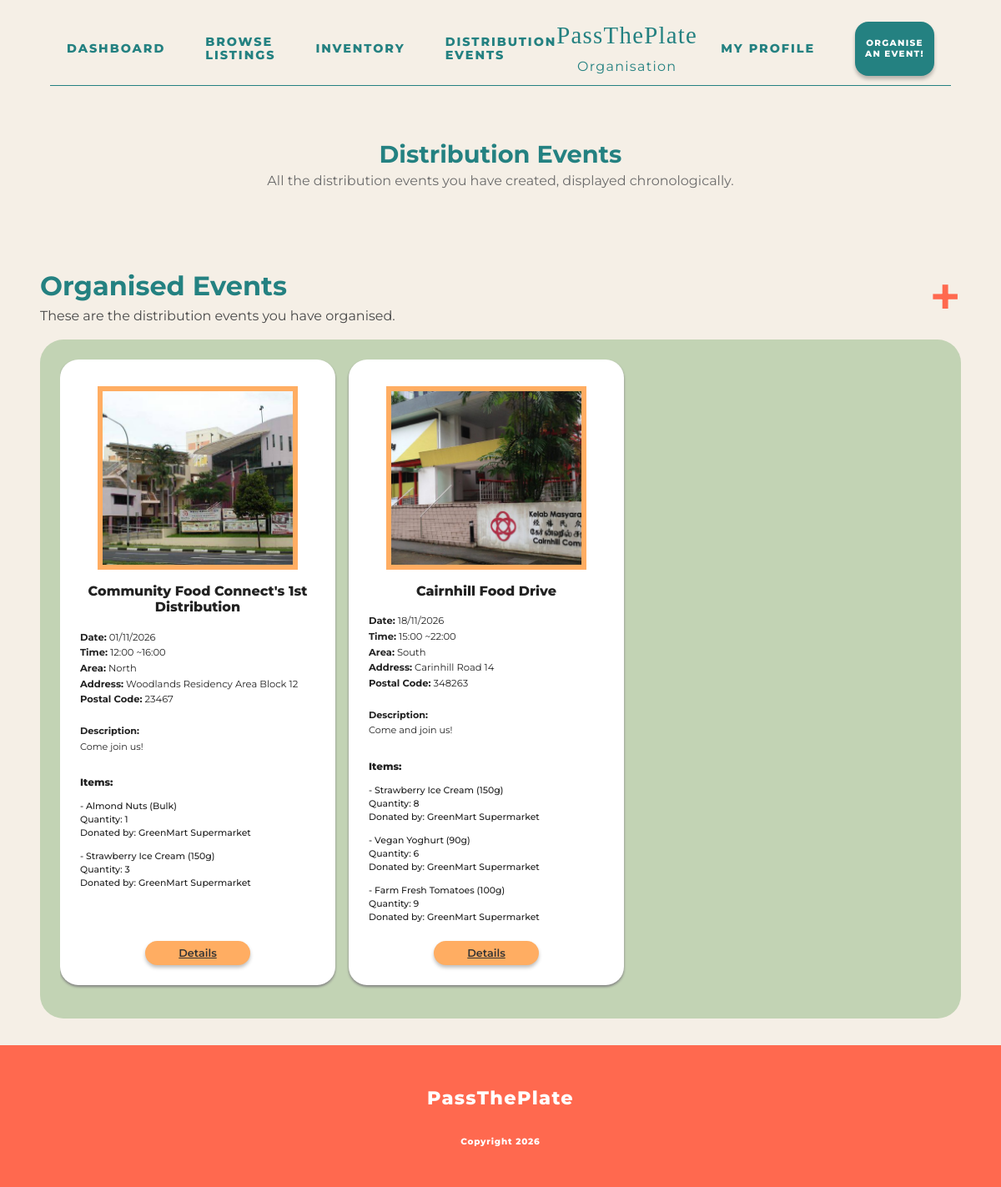
Page /organisation/distribution_events/ (signed in) on the earlier database version.
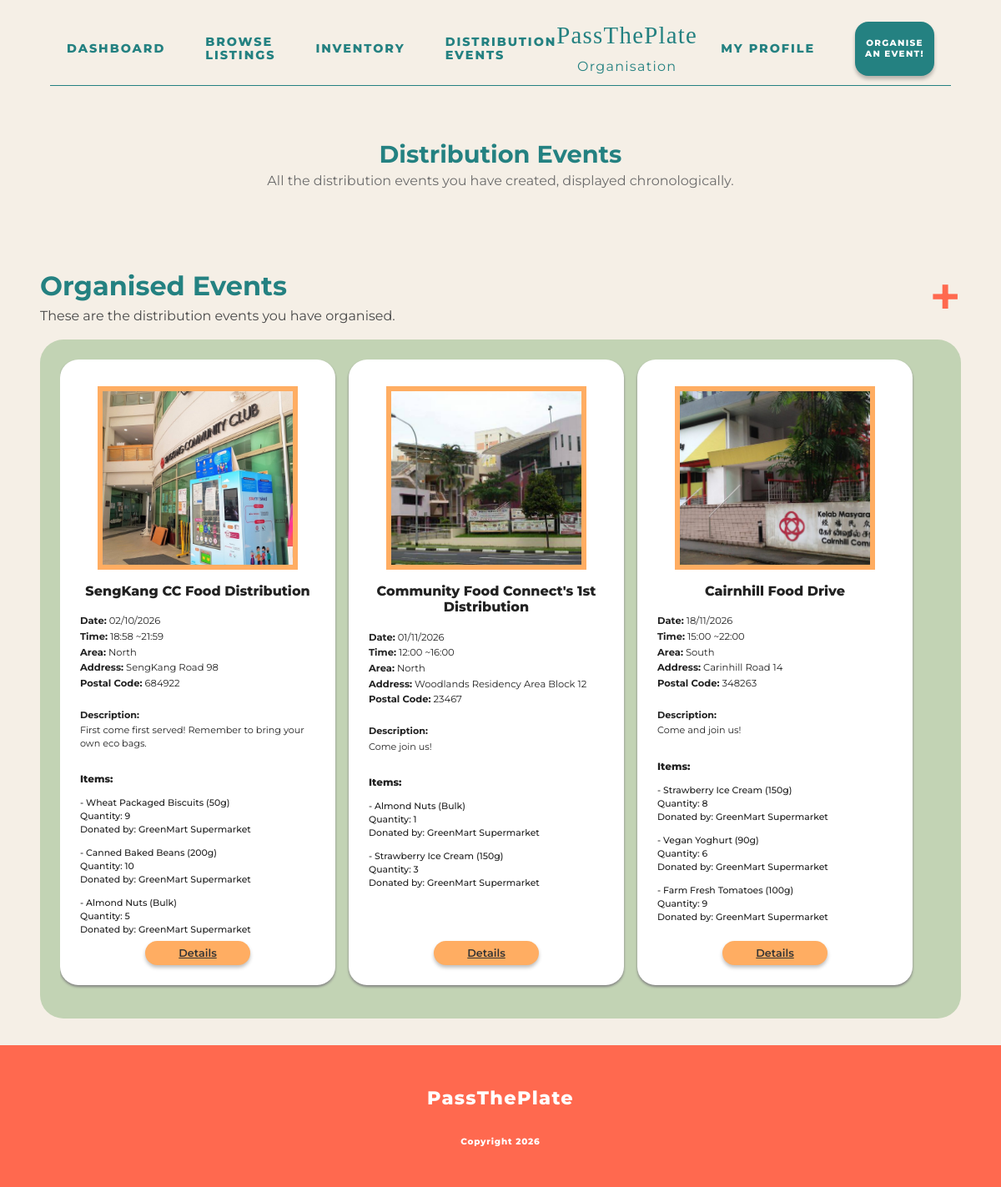
Same page on the later database version.
### foodrescue/models.py (models this page shows, shortened)
class DistributionEvent(models.Model):
    class Area(models.TextChoices):
        NORTH = "north", "North"
        EAST = "east", "East"
        SOUTH = "south", "South"
        WEST = "west", "West"
        CENTRAL = "central", "Central"
    class Status(models.TextChoices):
        DRAFT = "draft", "Draft"
        PUBLISHED = "published", "Published"
        COMPLETED = "completed", "Completed"
        CANCELLED = "cancelled", "Cancelled"
    organisation = models.ForeignKey(
        Organisation,
        on_delete=models.CASCADE,
        related_name="distribution_events"
    )
    thumbnail = models.ImageField(
        upload_to="event_thumbnails/",
        blank=True,
        null=True
    )
    name = models.CharField(max_length=200)
    area = models.CharField(max_length=20, choices=Area.choices)
    address = models.TextField()
    postal_code = models.CharField(max_length=10)
    description = models.TextField(blank=True)
    event_date = models.DateField()
    start_time = models.TimeField()
    end_time = models.TimeField(blank=True, null=True)
    remarks = models.TextField(blank=True)
    status = models.CharField(
        max_length=20,
        choices=Status.choices,
        default=Status.DRAFT
    )
    created_at = models.DateTimeField(auto_now_add=True)
    updated_at = models.DateTimeField(auto_now=True)

class DistributionEventItem(models.Model):
    event = models.ForeignKey(
        DistributionEvent,
        on_delete=models.CASCADE,
        related_name="event_items"
    )
    reservation = models.ForeignKey(
        Reservation,
        on_delete=models.CASCADE,
        related_name="distribution_event_items"
    )
    quantity = models.PositiveIntegerField(default=1)
    added_at = models.DateTimeField(auto_now_add=True)
    class Meta:
        unique_together = ("event", "reservation")

class Reservation(models.Model):
    class Status(models.TextChoices):
        PENDING = "pending", "Pending"
        APPROVED = "approved", "Approved"
        REJECTED = "rejected", "Rejected"
        CANCELLED = "cancelled", "Cancelled"
        COLLECTED = "collected", "Collected"
    food_listing = models.ForeignKey(
        FoodListing,
        on_delete=models.CASCADE,
        related_name="reservations"
    )
    organisation = models.ForeignKey(
        Organisation,
        on_delete=models.CASCADE,
        related_name="reservations"
    )
    status = models.CharField(
        max_length=20,
        choices=Status.choices,
        default=Status.PENDING
    )
    message = models.TextField(blank=True)
    pickup_date = models.DateField()
    pickup_time = models.TimeField()
    organisation_marked_completed = models.BooleanField(default=False)
    establishment_marked_completed = models.BooleanField(default=False)
    completed_at = models.DateTimeField(blank=True, null=True)
    created_at = models.DateTimeField(auto_now_add=True)
    updated_at = models.DateTimeField(auto_now=True)

class FoodListing(models.Model):
    class Status(models.TextChoices):
        AVAILABLE = "available", "Available"
        RESERVED = "reserved", "Reserved"
        COMPLETED = "completed", "Completed"
        EXPIRED = "expired", "Expired"
    class Category(models.TextChoices):
        BAKERY = "bakery", "Bakery"
        PACKAGED_FOOD = "packaged_food", "Packaged Food"
        DRY_GOODS = "dry_goods", "Dry Goods"
        FRESH_PRODUCE = "fresh_produce", "Fresh Produce"
        CHILLED = "chilled", "Chilled"
        FROZEN = "frozen", "Frozen"
        BEVERAGES = "beverages", "Beverages"
        OTHER = "other", "Other"
    establishment = models.ForeignKey(
        Establishment,
        on_delete=models.CASCADE,
        related_name="food_listings"
    )
    name = models.CharField(max_length=200)
    category = models.CharField(
        max_length=30,
        choices=Category.choices,
        default=Category.OTHER
    )
    image = models.ImageField(
        upload_to="food_listing_images/",
        blank=True,
        null=True
    )
    description = models.TextField(blank=True)
    allergens = models.CharField(max_length=255, blank=True)
    status = models.CharField(
        max_length=20,
        choices=Status.choices,
        default=Status.AVAILABLE
    )
    weight_kg = models.DecimalField(max_digits=8, decimal_places=2)
    quantity = models.PositiveIntegerField()
    expiry_date = models.DateField()
    is_halal = models.BooleanField(default=False)
    pickup_location = models.TextField()
    created_at = models.DateTimeField(auto_now_add=True)
    updated_at = models.DateTimeField(auto_now=True)

class Establishment(models.Model):
    class Region(models.TextChoices):
        NORTH = "north", "North"
        EAST = "east", "East"
        SOUTH = "south", "South"
        WEST = "west", "West"
        CENTRAL = "central", "Central"
    class BusinessType(models.TextChoices):
        SUPERMARKET = "supermarket", "Supermarket"
        BAKERY = "bakery", "Bakery"
        WHOLESALER = "wholesaler", "Wholesaler"
        MANUFACTURER = "manufacturer", "Manufacturer"
        OTHER = "other", "Other"
    user = models.OneToOneField(
        settings.AUTH_USER_MODEL,
        on_delete=models.CASCADE,
        related_name="establishment_profile"
    )
    business_name = models.CharField(max_length=200)
    profile_image = models.ImageField(
        upload_to="establishment_profile_images/",
        blank=True,
        null=True
    )
    description = models.TextField(blank=True)
    address = models.TextField()
    postal_code = models.CharField(
        max_length=10,
        blank=True
    )
    general_location = models.CharField(
        max_length=20,
        choices=Region.choices,
        default=Region.WEST
    )
    business_type = models.CharField(
        max_length=30,
        choices=BusinessType.choices,
        blank=True
    )
    contact_number = models.CharField(max_length=30, blank=True)
    certification_file = models.FileField(
        upload_to="establishment_certifications/",
        blank=True,
        null=True,
        validators=[FileExtensionValidator(allowed_extensions=["pdf"])]
    )
    is_verified = models.BooleanField(default=False)
    created_at = models.DateTimeField(auto_now_add=True)

### foodrescue/views.py (the view)
# urls.py: path("organisation/distribution_events/", views.organisation_distribution_events, name="organisation_distribution_events"),
@organisation_required
def organisation_distribution_events(request):
    organisation = request.user.organisation_profile
    events = DistributionEvent.objects.select_related(
        "organisation"
    ).prefetch_related(
        "event_items__reservation__food_listing",
        "event_items__reservation__food_listing__establishment"
    ).filter(
        organisation=organisation
    ).order_by("event_date", "start_time")
    return render(request, "foodrescue/organisation-pages/organisation-distribution-events.html", {
        "events": events,
    })

### foodrescue/templates/foodrescue/organisation-pages/organisation-distribution-events.html (shortened to what this page needs)
{% load static %}
<!doctype html>
<html>
    <head>
        <link rel="stylesheet" href="{% static 'foodrescue/base.css' %}">
        <link rel="stylesheet" href="{% static 'foodrescue/navbar.css' %}?v=2">
        <link rel="stylesheet" href="{% static 'foodrescue/footer.css' %}">
        <link rel="stylesheet" href="{% static 'foodrescue/organisation/distribution-events.css' %}">
    </head>
    <body>
        {% include "foodrescue/includes/navbar_organisation.html" %}
        <main class="distribution-page-wrapper">
            <section class="distribution-header">
                <h1>Distribution Events</h1>
                <h3 class="center-text">
                    All the distribution events you have created, displayed chronologically.
                </h3>
            </section>
            <section class="distribution-events-section">
                <div class="distribution-heading-row">
                    <div>
                        <h2>Organised Events</h2>
                        <p>These are the distribution events you have organised.</p>
                    </div>
                    <a href="{% url 'create_event' %}" class="create-event-plus">+</a>
                </div>
                <div class="distribution-panel">
                    <div class="distribution-scroll-wrapper">
                        <div class="distribution-card-row">
                            {% for event in events %}
                            <article class="distribution-card">
                                <div class="distribution-image-box">
                                    {% if event.thumbnail %}
                                    <img src="{{ event.thumbnail.url }}" class="distribution-image" alt="{{ event.name }}">
                                    {% else %}
                                    <div class="distribution-image-placeholder"></div>
                                    {% endif %}
                                </div>
                                <h3 class="distribution-card-title">
                                    {{ event.name }}
                                </h3>
                                <div class="distribution-card-info">
                                    <p>
                                        <strong>Date:</strong>
                                        {{ event.event_date|date:"d/m/Y" }}
                                    </p>
                                    <p>
                                        <strong>Time:</strong>
                                        {{ event.start_time|time:"H:i" }}
                            {% if event.end_time %}
                                ~{{ event.end_time|time:"H:i" }}
                            {% endif %}
                                    </p>
                                    <p>
                                        <strong>Area:</strong>
                                        {{ event.get_area_display }}
                                    </p>
                                    <p>
                                        <strong>Address:</strong>
                                        {{ event.address }}
                                    </p>
                                    <p>
                                        <strong>Postal Code:</strong>
                                        {{ event.postal_code }}
                                    </p>
                                </div>
                                <div class="distribution-description">
                                    <p>
                                        <strong>Description:</strong>
                                    </p>
                                    <p>
                                        {% if event.description %}
                    {{ event.description }}
                  {% else %}
                    No description provided.
                  {% endif %}
                                    </p>
                                </div>
                                <div class="distribution-items-section">
                                    <p class="distribution-items-title">Items:</p>
                                    <div class="distribution-items-scroll">
                                        {% for item in event.event_items.all %}
                                        <div class="distribution-item">
                                            <p>
                                                - {{ item.reservation.food_listing.name }}
                                            </p>
                                            <p>
                                                Quantity: {{ item.quantity }}
                                            </p>
                                            <p>
                                                Donated by:
                        {{ item.reservation.food_listing.establishment.business_name }}
                                            </p>
                                        </div>
                                        {% empty %}
                                        <p class="empty-card-message">No items added.</p>
                                        {% endfor %}
                                    </div>
                                </div>
                                <a href="{% url 'event_detail' event.id %}" class="distribution-details-button">
                                    Details
                                </a>
                            </article>
                            {% empty %}
                            <p class="empty-message">No distribution events created yet.</p>
                            {% endfor %}
                        </div>
                    </div>
                </div>
            </section>
        </main>
        {% include "foodrescue/includes/footer.html" %}
    </body>

### foodrescue/templates/foodrescue/includes/navbar_organisation.html (shortened to what this page needs)
<nav class="top-nav organisation-nav">
  <div class="nav-left">
    <a href="{% url 'organisation_dashboard' %}"" class="nav-link">Dashboard</a>
    <a href="{% url 'browse_food_listings' %}" class="nav-link">Browse<br />Listings</a>
    <a href="{% url 'organisation_inventory' %}" class="nav-link">Inventory</a>
    <a href="{% url 'organisation_distribution_events'%}" class="nav-link">Distribution </br>Events</a>
  </div>
  <div class="nav-logo">
    <a href="{% url 'organisation_dashboard' %}">PassThePlate </br> <span class="nav-subtitle">Organisation</span></a>
  </div>
  <div class="nav-right">
    {% if user.is_authenticated %}
  <a href="{% url 'organisation_profile' %}" class="nav-link">My Profile</a>
{% else %}
  <a href="{% url 'login' %}" class="nav-link">Log In</a>
{% endif %}
    <a href="{% url 'create_event' %}" class="nav-cta"> Organise<br />An Event! </a>
  </div>
</nav>

### foodrescue/templates/foodrescue/includes/footer.html
<footer class="site-footer">
  <h2 class="footer-logo">PassThePlate</h2>
  <p class="footer-copyright">Copyright 2026</p>
</footer>

### foodrescue/static/foodrescue/base.css (style rules this page uses)
* { box-sizing: border-box; font-family: "Montserrat", sans-serif; }
body { margin: 0; background-color: #f5efe6; }

### foodrescue/static/foodrescue/navbar.css (style rules this page uses)
.top-nav { position: relative; display: grid; grid-template-columns: 1fr auto 1fr; align-items: center; width: 100%; padding: 1.6rem 5.0rem 0.7rem 5.0rem; font-family: "Montserrat", sans-serif; }
.top-nav::after { content: ""; position: absolute; bottom: 0; left: 50%; transform: translateX(-50%); width: 90vw; height: 0.5px; background-color: currentColor; }
.nav-left, .nav-right { display: flex; align-items: center; gap: 3rem; }
.nav-left { justify-content: flex-start; }
.nav-right { justify-content: flex-end; }
.nav-link { text-decoration: none; text-transform: uppercase; letter-spacing: 0.12rem; font-size: 0.9rem; font-weight: 800; line-height: 1.1; color: inherit; white-space: nowrap; }
.nav-logo { text-align: center; }
.nav-logo a { font-family: "Made Gentle", serif; text-decoration: none; font-size: 1.8rem; font-weight: normal; letter-spacing: 0.08rem; color: inherit; }
.nav-cta { display: inline-flex; align-items: center; justify-content: center; width: 95px; height: 65px; border-radius: 16px; background-color: currentColor; text-decoration: none; text-transform: uppercase; text-align: center; letter-spacing: 0.08rem; font-size: 0.65rem; font-weight: 800; line-height: 1.2; box-shadow: 0 4px 4px rgba(0, 0, 0, 0.25); }
.nav-cta { color: white; }
.organisation-nav { color: #248181; }
.organisation-nav .nav-cta { background-color: #248181; color: white; }
.nav-subtitle { font-size:1.0rem; }

### foodrescue/static/foodrescue/footer.css (style rules this page uses)
.site-footer { width: 100%; min-height: 170px; background-color: #ff694f; display: flex; flex-direction: column; align-items: center; justify-content: center; gap: 2rem; font-family: "Montserrat", sans-serif; color: white; text-align: center; }
.footer-logo { margin: 0; font-size: 1.4rem; font-weight: 800; letter-spacing: 0.08rem; color: white; }
.footer-copyright { margin: 0; font-size: 0.65rem; font-weight: 800; letter-spacing: 0.05rem; }

Differences in the rows shown:
added DistributionEvent: thumbnail (picture), name "SengKang CC Food Distribution", event_date "02/10/2026", start_time "18:58", end_time "21:59", area "North", address "SengKang Road 98", postal_code "684922", description "First come first served! Remember to bring your own eco bags."
added DistributionEventItem: reservation.food_listing.name "Wheat Packaged Biscuits (50g)", quantity "9", reservation.food_listing.establishment.business_name "GreenMart Supermarket", shown under "SengKang CC Food Distribution"
added DistributionEventItem: reservation.food_listing.name "Canned Baked Beans (200g)", quantity "10", reservation.food_listing.establishment.business_name "GreenMart Supermarket", shown under "SengKang CC Food Distribution"
added DistributionEventItem: reservation.food_listing.name "Almond Nuts (Bulk)", quantity "5", reservation.food_listing.establishment.business_name "GreenMart Supermarket", shown under "SengKang CC Food Distribution"
